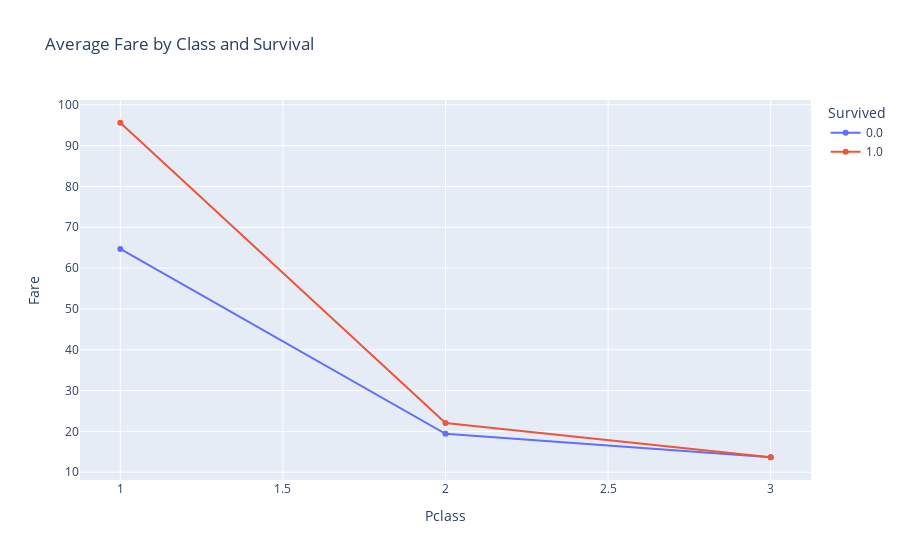

The code cell stored with this chart in its notebook:
### Markdown cell above
Этот график показывает, как меняется средняя стоимость билета в зависимости от выживаемости и класса пассажиров

### Code cell
# Calculate the average ticket price for each class and survival rate
fare_survival = data.groupby(['Pclass', 'Survived'], observed=True)['Fare'].mean().reset_index()

fig = px.line(
    fare_survival, x='Pclass', y='Fare',
    color='Survived',
    markers=True,
    title="Average Fare by Class and Survival"

)

fig.show()

### Figure 1 — Plotly figure (JSON) as saved in the notebook; plotly's stock layout.template omitted (floating-point values rounded to 4 significant figures)
{"data": [{"hovertemplate": "Survived=0.0<br>Pclass=%{x}<br>Fare=%{y}<extra></extra>", "legendgroup": "0.0", "line": {"color": "#636efa", "dash": "solid"}, "marker": {"symbol": "circle"}, "mode": "lines+markers", "name": "0.0", "orientation": "v", "showlegend": true, "type": "scatter", "x": [1, 2, 3], "xaxis": "x", "y": [64.68, 19.41, 13.67], "yaxis": "y"}, {"hovertemplate": "Survived=1.0<br>Pclass=%{x}<br>Fare=%{y}<extra></extra>", "legendgroup": "1.0", "line": {"color": "#EF553B", "dash": "solid"}, "marker": {"symbol": "circle"}, "mode": "lines+markers", "name": "1.0", "orientation": "v", "showlegend": true, "type": "scatter", "x": [1, 2, 3], "xaxis": "x", "y": [95.61, 22.06, 13.69], "yaxis": "y"}], "layout": {"legend": {"title": {"text": "Survived"}, "tracegroupgap": 0}, "title": {"text": "Average Fare by Class and Survival"}, "xaxis": {"anchor": "y", "domain": [0, 1], "title": {"text": "Pclass"}}, "yaxis": {"anchor": "x", "domain": [0, 1], "title": {"text": "Fare"}}}}
